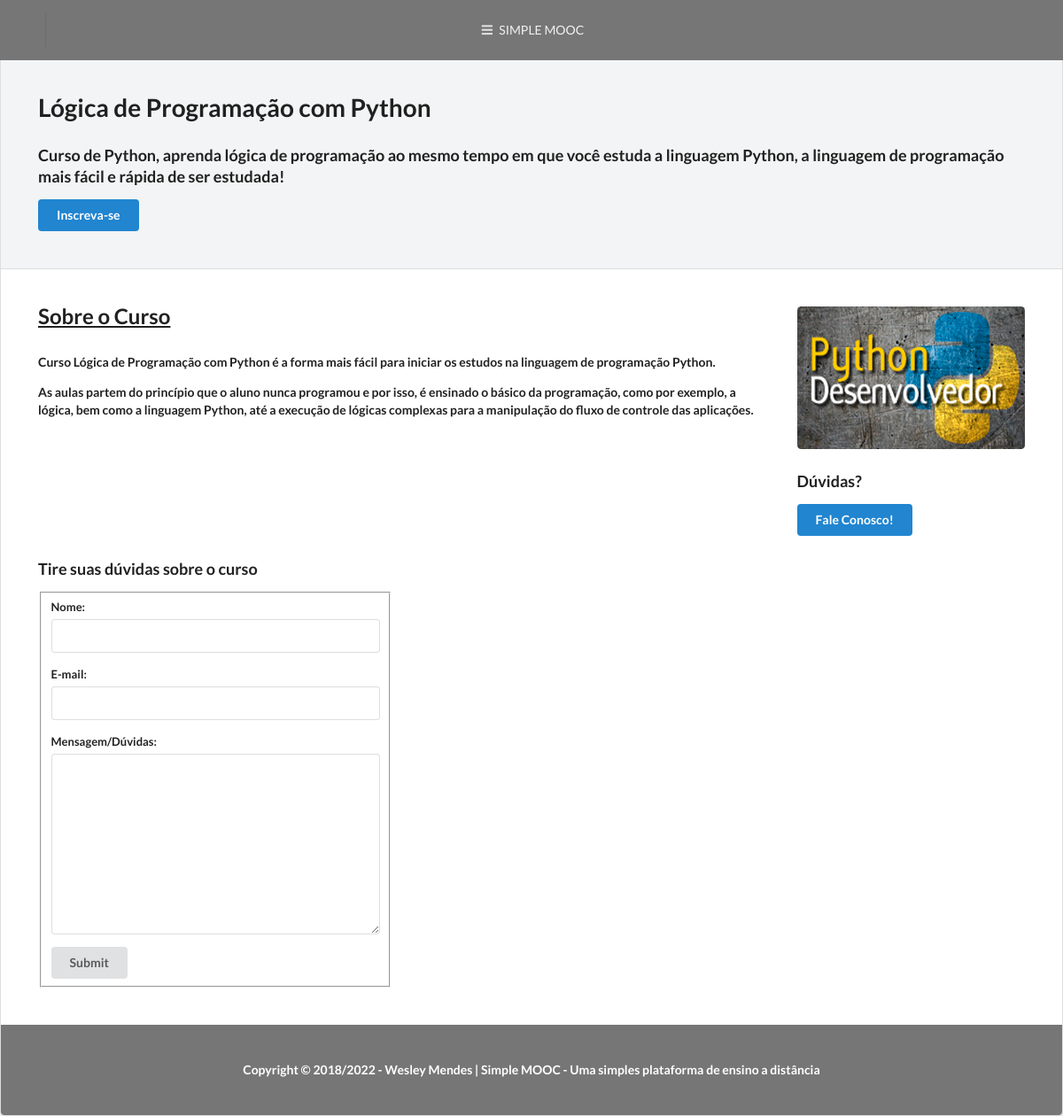
The app's page /cursos/logica-de-programacao-com-python/ (signed in) with its own data.
### simplemooc/courses/models.py (models this page shows, shortened)
class Course(models.Model):
    name = models.CharField('Nome', max_length=100)
    slug = models.SlugField('Atalho')
    description = models.TextField('Descrição Simples', blank=True)
    about = models.TextField('Sobre o Curso', blank=True)
    start_date =  models.DateField('Data de Início', null=True, blank=True)
    image = models.ImageField(upload_to='courses/images', verbose_name='Imagem', null=True, blank=True)
    created_at = models.DateTimeField('Criado em', auto_now_add=True)
    updated_at = models.DateTimeField('Atualizado em', auto_now=True)
    objects = CourseManager()
    def __str__(self):
        return self.name
    class Meta:
        verbose_name = 'Curso'
        verbose_name_plural = 'Cursos'
        ordering = ['name']

### simplemooc/courses/views.py (the view)
# urls.py: path('<slug:slug>/', detailsPageView, name='details'),
def detailsPageView(request, slug):
    course = get_object_or_404(Course, slug=slug)  #Course.objects.get(pk=pk)
    context = {}
    if request.method == 'POST':
        form = ContactCourse(request.POST)
        if form.is_valid():
            context['is_valid'] = True
            form.send_email(course)
            form = ContactCourse()
    else:
        form = ContactCourse()
    context['form'] = form
    context['course'] = course
    template_name = 'courses/details.html'
    return render(request, template_name, context)

### simplemooc/courses/forms.py (shortened to what this page needs)
class ContactCourse(forms.Form):
    name = forms.CharField(label='Nome', max_length=100)
    email = forms.EmailField(label='E-mail')
    mensagem = forms.CharField(label='Mensagem/Dúvidas', widget=forms.Textarea)

### simplemooc/courses/templates/courses/details.html (shortened to what this page needs)
{% extends 'partials/base.html' %}
{% load static %}
{% block content %}
<div class="ui secondary segment grey very padded">
    <div class="column">
      <p><h1 class="ui black header">{{ course }}</h1></p>
      <p>
        <h3 class="ui black header">{{ course.description }}</h3>
      </p>
      <a class="ui primary button" href="{% url 'courses:enrollment' course.slug %}">
        Inscreva-se
      </a>
    </div>
</div>
<div class="ui segment very padded">
    <div class="ui stackable two column left align grid">
        <div class="twelve wide column">
            <h2 class="ui header"><u>Sobre o Curso</u></h2>
            <h5 class="">{{ course.about|linebreaks }}</h5>
        </div>
        <div class="four wide column">
                {% if course.image %}
                <img class='ui medium centered rounded image' src="{{ course.image.url }}" alt="{{ course.name }}" />
                {% else %}
                <img class='ui medium centered rounded image' src="{% static 'img/no-image.png' %}" alt="{{ course.name }}" />
                {% endif %}
                <h3 class='ui header'>Dúvidas?</h3>
                <button class="ui primary button" onclick="location.href='{% url 'core:contact' %}'">
                    Fale Conosco!
                </button>
        </div>
    </div>
    <div class="ui stackable two column left align grid" id="contato">
        <div class="six wide column">
            <h3 class="ui header">Tire suas dúvidas sobre o curso</h3>
            <form class='ui form' action="#contato" method='POST'>
                <fieldset>
                    {% for field in form %}
                    <div class="field">
                        {{ field.label_tag }}
                        {{ field }}
                    </div>
                    {% endfor %}
                    <button class="ui button" type="submit">Submit</button>
                </fieldset>
            </form>
        </div>
    </div>
</div>
{% endblock %}

### records on screen
Course: name "Lógica de Programação com Python", description "Curso de Python, aprenda lógica de programação ao mesmo tempo em que você estuda a linguagem Python, a linguagem de programação mais fácil e rápida de ser estudada!", about "Curso Lógica de Programação com Python é a forma mais fácil para iniciar os estudos na linguagem de programação Python. As aulas partem do princípio que o aluno nunca programou e por isso, é ensinado o básico da programação, como por exemplo, a lógica, bem como a linguagem Python, até a execução de lógicas complexas para a manipulação do fluxo de controle das aplicações.", image (picture)

### other values on screen
{{ field.label_tag }} "Nome:" "E-mail:" "Mensagem/Dúvidas:"
